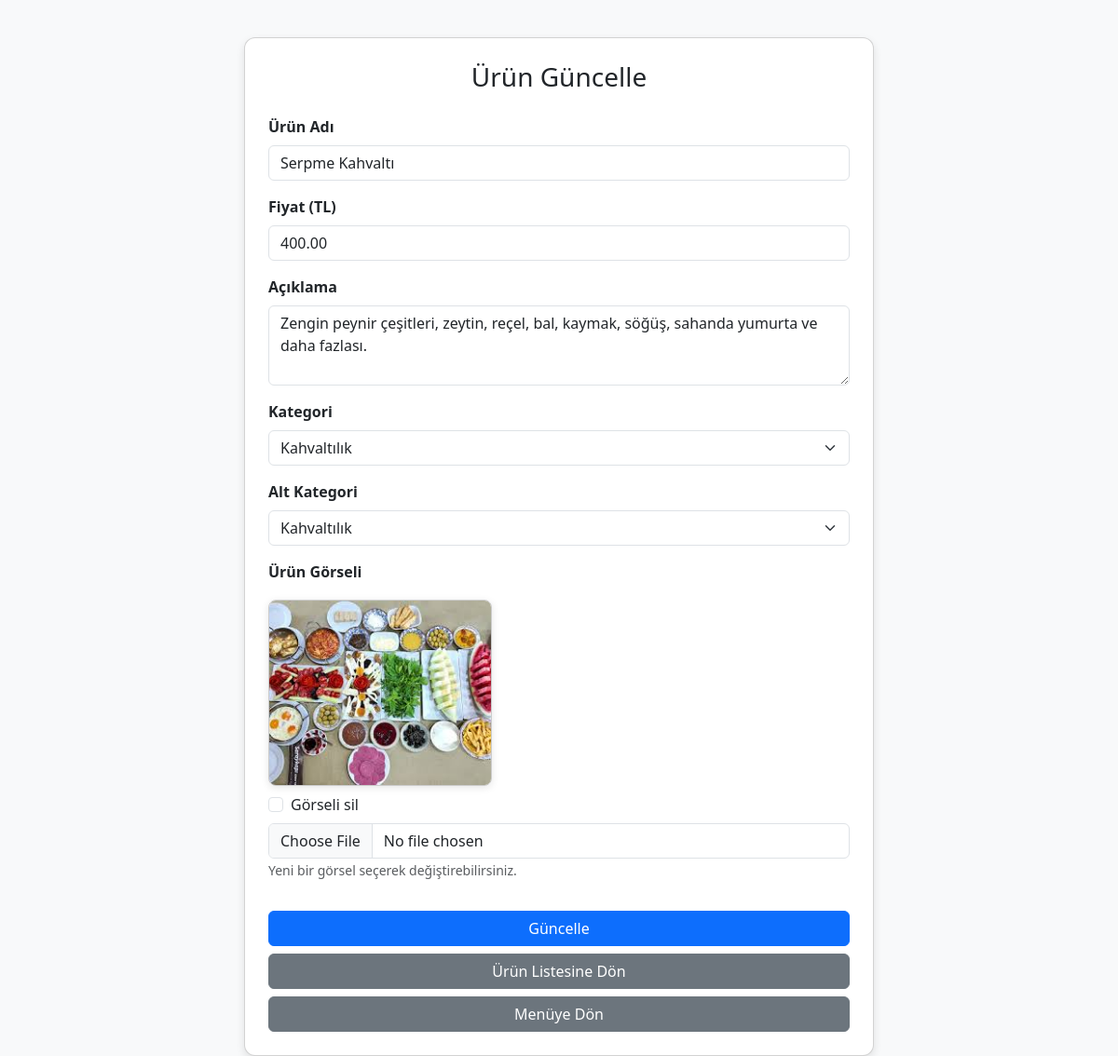
Page /urun_guncelle.php?id=1 (signed in) on the committed database.
### tables this page shows
CREATE TABLE `products` (
  `id` int(11) NOT NULL,
  `name` varchar(255) NOT NULL,
  `price` decimal(10,2) NOT NULL,
  `description` text DEFAULT NULL,
  `img` varchar(255) DEFAULT NULL,
  `category_id` int(11) NOT NULL,
  `subcategory_id` int(11) NOT NULL
);

CREATE TABLE `categories` (
  `id` int(11) NOT NULL,
  `name` varchar(255) NOT NULL,
  `order_no` int(11) DEFAULT 0
);

CREATE TABLE `subcategories` (
  `id` int(11) NOT NULL,
  `category_id` int(11) NOT NULL,
  `name` varchar(255) NOT NULL
);

### urun_guncelle.php (the view, shortened to what this page needs)
<?php
include 'db.php';
$id = intval($_GET['id']);
$product = $conn->query("SELECT * FROM products WHERE id = $id")->fetch_assoc();
$categories = $conn->query("SELECT * FROM categories");
$subcategories = $conn->query("SELECT * FROM subcategories");
?>
<!DOCTYPE html>
<html lang="tr">
<head>
    <link href="https://cdn.jsdelivr.net/npm/bootstrap@5.3.0/dist/css/bootstrap.min.css" rel="stylesheet">
</head>
<body>
<div class="container">
    <div class="card">
        <h3 class="text-center mb-4">Ürün Güncelle</h3>
        <form method="POST" enctype="multipart/form-data">
            <div class="mb-3">
                <label class="form-label">Ürün Adı</label>
                <input type="text" name="name" class="form-control" value="<?= htmlspecialchars($product['name']) ?>" required>
            </div>
            <div class="mb-3">
                <label class="form-label">Fiyat (TL)</label>
                <input type="number" step="0.01" name="price" class="form-control" value="<?= $product['price'] ?>" required>
            </div>
            <div class="mb-3">
                <label class="form-label">Açıklama</label>
                <textarea name="description" class="form-control" rows="3"><?= htmlspecialchars($product['description']) ?></textarea>
            </div>
            <div class="mb-3">
                <label class="form-label">Kategori</label>
                <select name="category_id" class="form-select" required>
                    <?php while ($cat = $categories->fetch_assoc()): ?>
                        <option value="<?= $cat['id'] ?>" <?= ($cat['id'] == $product['category_id']) ? 'selected' : '' ?>>
                            <?= htmlspecialchars($cat['name']) ?>
                        </option>
                    <?php endwhile; ?>
                </select>
            </div>
            <div class="mb-3">
                <label class="form-label">Alt Kategori</label>
                <select name="subcategory_id" class="form-select" required>
                    <?php
                    $subcategories->data_seek(0);
                    while ($sub = $subcategories->fetch_assoc()):
                    ?>
                        <option value="<?= $sub['id'] ?>" <?= ($sub['id'] == $product['subcategory_id']) ? 'selected' : '' ?>>
                            <?= htmlspecialchars($sub['name']) ?>
                        </option>
                    <?php endwhile; ?>
                </select>
            </div>
            <div class="mb-3">
                <label class="form-label">Ürün Görseli</label><br>
                <?php
                $image_path = 'uploads/default.png';
                if (!empty($product['img'])) {
                    $potential_path = 'uploads/' . htmlspecialchars($product['img']);
                    if (file_exists($potential_path)) {
                        $image_path = $potential_path;
                    }
                }
                ?>
                <img src="<?= $image_path ?>" alt="Ürün Görseli" class="preview">
                <div class="form-check mt-2">
                    <input class="form-check-input" type="checkbox" name="delete_image" id="delete_image">
                    <label class="form-check-label" for="delete_image">Görseli sil</label>
                </div>
                <input type="file" name="img" class="form-control mt-2">
                <small class="text-muted">Yeni bir görsel seçerek değiştirebilirsiniz.</small>
            </div>
            <button type="submit" class="btn btn-primary w-100 mt-3">Güncelle</button>
            <a href="urunler.php" class="btn btn-secondary w-100 mt-2">Ürün Listesine Dön</a>
            <a href="menu.php" class="btn btn-secondary w-100 mt-2">Menüye Dön</a>
        </form>
    </div>
</div>
</body>
</html>

### urun_guncelle.php (style rules this page uses)
body { background-color: #f8f9fa; }
.container { margin-top: 40px; max-width: 700px; }
.card { padding: 25px; border-radius: 12px; box-shadow: 0px 4px 10px rgba(0, 0, 0, 0.1); }
.preview { max-width: 300px; max-height: 200px; object-fit: cover; margin-top: 10px; border: 1px solid #ccc; border-radius: 8px; box-shadow: 0 2px 8px rgba(0,0,0,0.1); }
.form-label { font-weight: 600; }

### rows in the picture
products: name "Serpme Kahvaltı", price "400.00", description "Zengin peynir çeşitleri, zeytin, reçel, bal, kaymak, söğüş, sahanda yumurta ve daha fazlası.", category_id "Kahvaltılık", subcategory_id "Kahvaltılık", img (picture)
